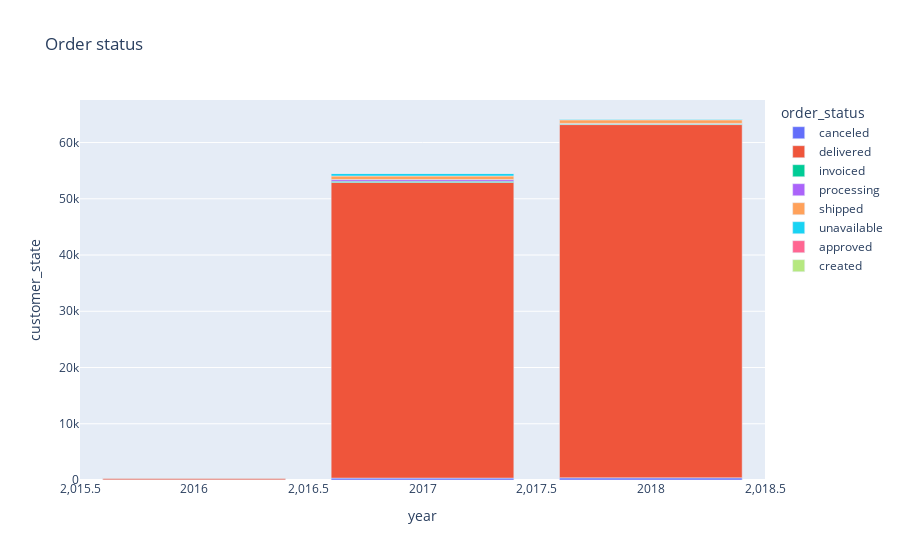

The code cell stored with this chart in its notebook:
### Markdown cell above
## **2.4 Status per state**

### Code cell
aux = df2[['order_status', 'year', 'customer_state']].groupby(['year', 'order_status']).count().reset_index()
fig = px.bar(aux, x = 'year', y = 'customer_state', color = 'order_status', title = 'Order status')
fig.show()

### Figure 1 — Plotly figure (JSON) as saved in the notebook; plotly's stock layout.template omitted (floating-point values rounded to 4 significant figures)
{"data": [{"alignmentgroup": "True", "hovertemplate": "order_status=canceled<br>year=%{x}<br>customer_state=%{y}<extra></extra>", "legendgroup": "canceled", "marker": {"color": "#636efa", "pattern": {"shape": ""}}, "name": "canceled", "offsetgroup": "canceled", "orientation": "v", "showlegend": true, "textposition": "auto", "type": "bar", "x": [2016, 2017, 2018], "xaxis": "x", "y": [28, 336, 386], "yaxis": "y"}, {"alignmentgroup": "True", "hovertemplate": "order_status=delivered<br>year=%{x}<br>customer_state=%{y}<extra></extra>", "legendgroup": "delivered", "marker": {"color": "#EF553B", "pattern": {"shape": ""}}, "name": "delivered", "offsetgroup": "delivered", "orientation": "v", "showlegend": true, "textposition": "auto", "type": "bar", "x": [2016, 2017, 2018], "xaxis": "x", "y": [339, 52580, 62812], "yaxis": "y"}, {"alignmentgroup": "True", "hovertemplate": "order_status=invoiced<br>year=%{x}<br>customer_state=%{y}<extra></extra>", "legendgroup": "invoiced", "marker": {"color": "#00cc96", "pattern": {"shape": ""}}, "name": "invoiced", "offsetgroup": "invoiced", "orientation": "v", "showlegend": true, "textposition": "auto", "type": "bar", "x": [2016, 2017, 2018], "xaxis": "x", "y": [21, 218, 139], "yaxis": "y"}, {"alignmentgroup": "True", "hovertemplate": "order_status=processing<br>year=%{x}<br>customer_state=%{y}<extra></extra>", "legendgroup": "processing", "marker": {"color": "#ab63fa", "pattern": {"shape": ""}}, "name": "processing", "offsetgroup": "processing", "orientation": "v", "showlegend": true, "textposition": "auto", "type": "bar", "x": [2016, 2017, 2018], "xaxis": "x", "y": [2, 303, 71], "yaxis": "y"}, {"alignmentgroup": "True", "hovertemplate": "order_status=shipped<br>year=%{x}<br>customer_state=%{y}<extra></extra>", "legendgroup": "shipped", "marker": {"color": "#FFA15A", "pattern": {"shape": ""}}, "name": "shipped", "offsetgroup": "shipped", "orientation": "v", "showlegend": true, "textposition": "auto", "type": "bar", "x": [2016, 2017, 2018], "xaxis": "x", "y": [12, 614, 630], "yaxis": "y"}, {"alignmentgroup": "True", "hovertemplate": "order_status=unavailable<br>year=%{x}<br>customer_state=%{y}<extra></extra>", "legendgroup": "unavailable", "marker": {"color": "#19d3f3", "pattern": {"shape": ""}}, "name": "unavailable", "offsetgroup": "unavailable", "orientation": "v", "showlegend": true, "textposition": "auto", "type": "bar", "x": [2016, 2017, 2018], "xaxis": "x", "y": [8, 494, 150], "yaxis": "y"}, {"alignmentgroup": "True", "hovertemplate": "order_status=approved<br>year=%{x}<br>customer_state=%{y}<extra></extra>", "legendgroup": "approved", "marker": {"color": "#FF6692", "pattern": {"shape": ""}}, "name": "approved", "offsetgroup": "approved", "orientation": "v", "showlegend": true, "textposition": "auto", "type": "bar", "x": [2017], "xaxis": "x", "y": [3], "yaxis": "y"}, {"alignmentgroup": "True", "hovertemplate": "order_status=created<br>year=%{x}<br>customer_state=%{y}<extra></extra>", "legendgroup": "created", "marker": {"color": "#B6E880", "pattern": {"shape": ""}}, "name": "created", "offsetgroup": "created", "orientation": "v", "showlegend": true, "textposition": "auto", "type": "bar", "x": [2017, 2018], "xaxis": "x", "y": [4, 1], "yaxis": "y"}], "layout": {"barmode": "relative", "legend": {"title": {"text": "order_status"}, "tracegroupgap": 0}, "title": {"text": "Order status"}, "xaxis": {"anchor": "y", "domain": [0, 1], "title": {"text": "year"}}, "yaxis": {"anchor": "x", "domain": [0, 1], "title": {"text": "customer_state"}}}}
